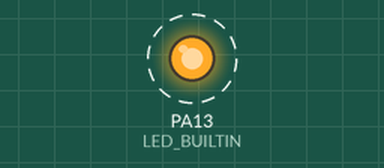
Bench run of a program on a simulated STM32 Blue Pill. Parts: output pins drawn as LEDs (lit = HIGH). Dashed ring = blinking.

Above: at 0.5 s.
Timing chart, 0 to 4.6 s (numbered marks = the images above):
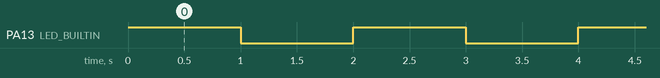

The program:

main.cpp
```cpp
#include <Arduino.h>

//=====================================================================
//  Blink
//
//    (c) 2021 LEAFONY SYSTEMS Co., Ltd
//    Released under the MIT license
//    https://opensource.org/licenses/MIT
//
//      Rev.00 2021/04/01  First release
//=====================================================================

// LED_BUILTINを13pinに設定
#define LED_BUILTIN 13

void setup() {
  // LEDピンを出力ピンに設定
  pinMode(LED_BUILTIN, OUTPUT);
}

void loop() {
  digitalWrite(LED_BUILTIN, HIGH);   // LEDを点灯
  delay(1000);                       // 1秒待つ
  digitalWrite(LED_BUILTIN, LOW);    // LEDを消灯
  delay(1000);                       // 1秒待つ
}
```

Measured:
- by itself, PA13 (LED_BUILTIN): alternates HIGH for 1.0 s and LOW for 1.0 s
